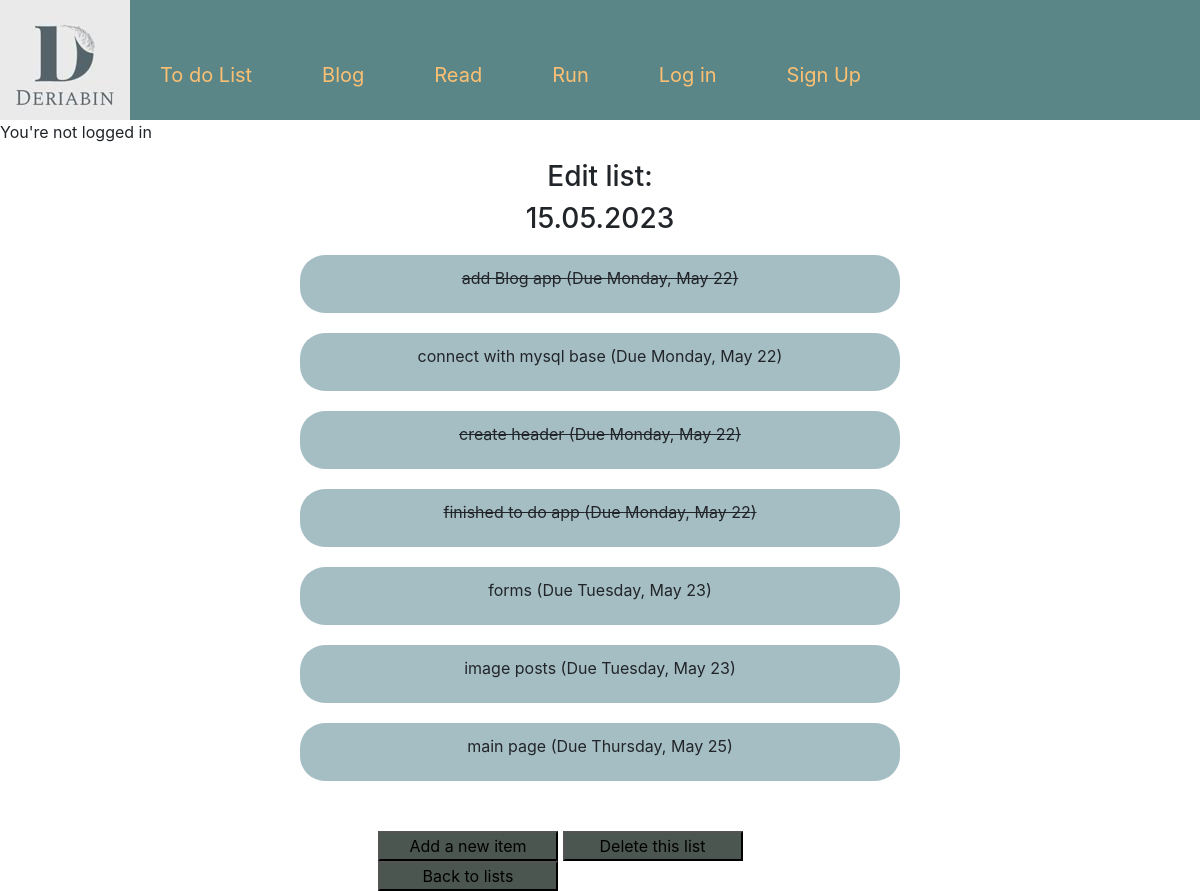
The page /list/2/ on the database its author committed.
### todo_app/models.py (models this page shows, shortened)
class ToDoList(models.Model):
    title = models.CharField(max_length=100, unique=True)

class ToDoItem(models.Model):
    title = models.CharField(max_length=100)
    description = models.TextField(null=True, blank=True)
    created_date = models.DateTimeField(auto_now_add=True)
    due_date = models.DateTimeField(default=one_week_hence)
    todo_list = models.ForeignKey(ToDoList, on_delete=models.CASCADE)
    is_done = models.BooleanField(default=False)
    class Meta:
        ordering = ["due_date"]

### todo_app/views.py (the view)
# urls.py: path("list/<int:list_id>/", views.ItemListView.as_view(), name="list"),
class ItemListView(ListView):
    model = ToDoItem
    template_name = "todo_app/todo_list.html"
    def get_queryset(self):
        return ToDoItem.objects.filter(todo_list_id=self.kwargs["list_id"])
    def get_context_data(self):
        context = super().get_context_data()
        context["todo_list"] = ToDoList.objects.get(id=self.kwargs["list_id"])
        return context

### templates/todo_app/todo_list.html (shortened to what this page needs)
{% extends "base.html" %}
{% block content %}
<div>
    <div>
        <div>
            <h3>Edit list:</h3>
            <h3>{{ todo_list.title | upper }}</h3>
        </div>
            {% for todo in object_list %}
            {% if todo.is_done %}
                <div>
                    <div
                        class="button"
                        role="button"
                        onclick="location.href= '{% url "item-update" todo_list.id todo.id %}'">
                        <p class="btn"><s>{{ todo.title }}
                            (Due {{ todo.due_date | date:"l, F j" }}) </s></p>
                    </div>
                </div>
           {% else %}
                <div>
                    <div
                        class="button"
                        role="button"
                        onclick="location.href= '{% url "item-update" todo_list.id todo.id %}'">
                        <p class="btn"> {{ todo.title }}
                        (Due {{ todo.due_date | date:"l, F j" }})</p>
                    </div>
                </div>
           {% endif %}
            {% empty %}
            <p><center>There are no to-do items in this list.</center></p>
            {% endfor %}
        <div class="flor">
            <input
                class="but"
                value="Add a new item"
                type="button"
                onclick="location.href='{% url "item-add" todo_list.id %}'">
            <input
                class="but"
                value="Delete this list"
                type="button"
                onclick="location.href=
                '{% url "list-delete" todo_list.id %}'">
            <input
                class="but"
                value="Back to lists"
                type="button"
                onclick="location.href=
                '{% url "index" %}'">
        </div>
    </div>
</div>
{% endblock %}

### static/css/base.css (style rules this page uses)
h3 { text-align: center; }
.button { margin-top: 20px; margin-left: auto; margin-right: auto; width: 50%; background-color: #A5BEC4; border-radius: 25px; text-align: center; }
.btn { padding-top: 10px; }
.flor { margin-top: 50px; margin-left: auto; margin-right: auto; width: 37%; }
.but { background:#4B5650; height: 30px; width: 180px; }

### rows shown on the page
ToDoList: title "15.05.2023", id "Add a new item", id "Delete this list"
ToDoItem: title "add Blog app", due_date "Monday, May 22"
ToDoItem: title "connect with mysql base", due_date "Monday, May 22"
ToDoItem: title "create header", due_date "Monday, May 22"
ToDoItem: title "finished to do app", due_date "Monday, May 22"
ToDoItem: title "forms", due_date "Tuesday, May 23"
ToDoItem: title "image posts", due_date "Tuesday, May 23"
ToDoItem: title "main page", due_date "Thursday, May 25"
